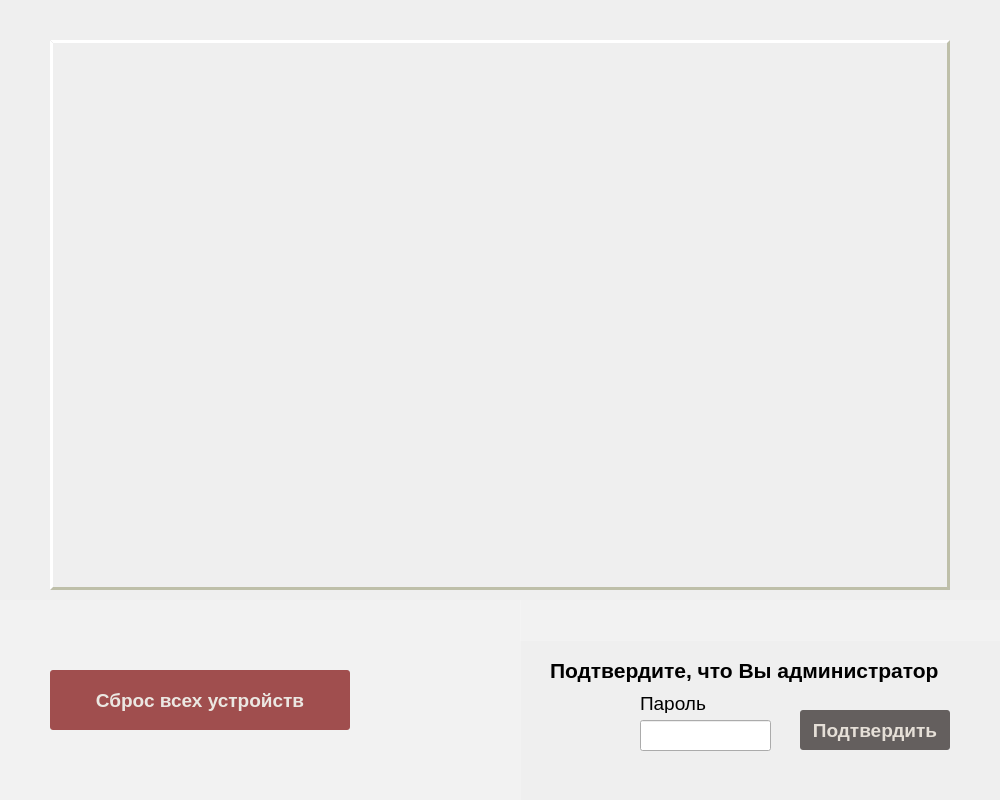
<?xml version="1.0" encoding="UTF-8"?>
<ui version="4.0">
 <class>RegInfoForList</class>
 <widget class="QDialog" name="RegInfoForList">
  <property name="geometry">
   <rect>
    <x>0</x>
    <y>0</y>
    <width>1000</width>
    <height>800</height>
   </rect>
  </property>
  <property name="minimumSize">
   <size>
    <width>1000</width>
    <height>800</height>
   </size>
  </property>
  <property name="maximumSize">
   <size>
    <width>1000</width>
    <height>800</height>
   </size>
  </property>
  <property name="windowTitle">
   <string>Dialog</string>
  </property>
  <property name="styleSheet">
   <string notr="true"/>
  </property>
  <widget class="QLabel" name="label_7">
   <property name="geometry">
    <rect>
     <x>550</x>
     <y>650</y>
     <width>421</width>
     <height>41</height>
    </rect>
   </property>
   <property name="font">
    <font>
     <pointsize>16</pointsize>
     <weight>75</weight>
     <bold>true</bold>
    </font>
   </property>
   <property name="text">
    <string>Подтвердите, что Вы администратор</string>
   </property>
  </widget>
  <widget class="QPushButton" name="aund">
   <property name="geometry">
    <rect>
     <x>800</x>
     <y>710</y>
     <width>150</width>
     <height>40</height>
    </rect>
   </property>
   <property name="minimumSize">
    <size>
     <width>150</width>
     <height>40</height>
    </size>
   </property>
   <property name="maximumSize">
    <size>
     <width>150</width>
     <height>40</height>
    </size>
   </property>
   <property name="font">
    <font>
     <pointsize>14</pointsize>
     <weight>75</weight>
     <bold>true</bold>
    </font>
   </property>
   <property name="styleSheet">
    <string notr="true">
	background-color: rgb(100, 95, 94);
	
	color: rgb(229, 223, 215);
	border-radius: 3px;
</string>
   </property>
   <property name="text">
    <string>Подтвердить</string>
   </property>
  </widget>
  <widget class="QLineEdit" name="lineEdit_3">
   <property name="geometry">
    <rect>
     <x>640</x>
     <y>720</y>
     <width>131</width>
     <height>31</height>
    </rect>
   </property>
   <property name="font">
    <font>
     <pointsize>12</pointsize>
    </font>
   </property>
   <property name="maxLength">
    <number>6</number>
   </property>
   <property name="echoMode">
    <enum>QLineEdit::Password</enum>
   </property>
  </widget>
  <widget class="QLabel" name="label_11">
   <property name="geometry">
    <rect>
     <x>640</x>
     <y>693</y>
     <width>81</width>
     <height>20</height>
    </rect>
   </property>
   <property name="font">
    <font>
     <pointsize>14</pointsize>
    </font>
   </property>
   <property name="text">
    <string>Пароль</string>
   </property>
  </widget>
  <widget class="QPushButton" name="aund_3">
   <property name="geometry">
    <rect>
     <x>50</x>
     <y>670</y>
     <width>300</width>
     <height>60</height>
    </rect>
   </property>
   <property name="minimumSize">
    <size>
     <width>300</width>
     <height>60</height>
    </size>
   </property>
   <property name="maximumSize">
    <size>
     <width>200</width>
     <height>40</height>
    </size>
   </property>
   <property name="font">
    <font>
     <pointsize>14</pointsize>
     <weight>75</weight>
     <bold>true</bold>
    </font>
   </property>
   <property name="styleSheet">
    <string notr="true">background-color: rgb(120, 0, 0);
color: rgb(229, 223, 215);
border-radius: 3px;
</string>
   </property>
   <property name="text">
    <string>Сброс всех устройств</string>
   </property>
  </widget>
  <widget class="QScrollArea" name="scroll">
   <property name="geometry">
    <rect>
     <x>50</x>
     <y>40</y>
     <width>900</width>
     <height>550</height>
    </rect>
   </property>
   <property name="styleSheet">
    <string notr="true">#scroll
{
background-color: rgb(190, 190, 190);
border-style: outset;
border-width: 3px;
border-color: rgb(190, 191, 169);
background-image: url(:/res/img/dragon.png);
}
</string>
   </property>
   <property name="widgetResizable">
    <bool>true</bool>
   </property>
   <widget class="QWidget" name="scrollAreaWidgetContents">
    <property name="geometry">
     <rect>
      <x>0</x>
      <y>0</y>
      <width>894</width>
      <height>544</height>
     </rect>
    </property>
   </widget>
  </widget>
  <widget class="QWidget" name="widget" native="true">
   <property name="geometry">
    <rect>
     <x>0</x>
     <y>600</y>
     <width>521</width>
     <height>201</height>
    </rect>
   </property>
   <property name="styleSheet">
    <string notr="true">QWidget{
	
	background-color: rgb(249, 249, 249, 80);
	opacity: 0.5;
}</string>
   </property>
  </widget>
  <widget class="QWidget" name="widget_2" native="true">
   <property name="geometry">
    <rect>
     <x>520</x>
     <y>600</y>
     <width>481</width>
     <height>41</height>
    </rect>
   </property>
   <property name="styleSheet">
    <string notr="true">QWidget{
	
	background-color: rgb(249, 249, 249, 80);
	opacity: 0.5;
}</string>
   </property>
  </widget>
 </widget>
 <resources/>
 <connections/>
</ui>
